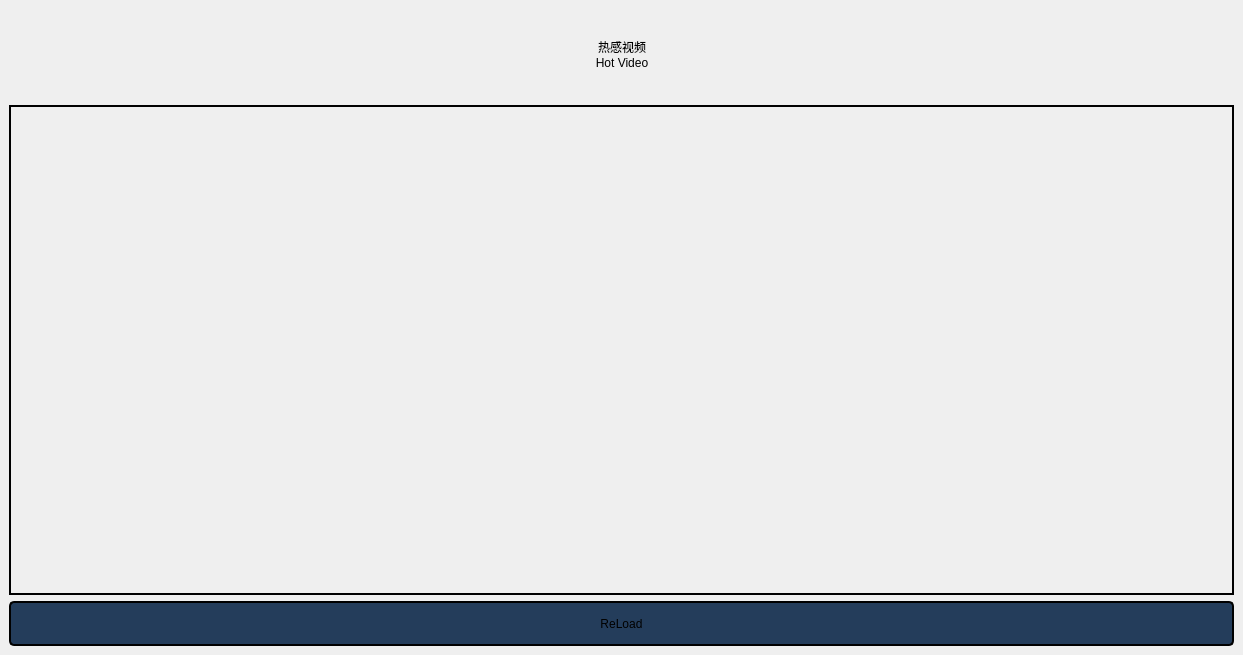
         <widget class="QWidget" name="HotVideoPage">
          <property name="styleSheet">
           <string notr="true">#HotVideoPage
{
background-color: rgb(14, 26, 50);
}</string>
          </property>
          <layout class="QVBoxLayout" name="verticalLayout_37">
           <property name="spacing">
            <number>0</number>
           </property>
           <property name="leftMargin">
            <number>0</number>
           </property>
           <property name="topMargin">
            <number>0</number>
           </property>
           <property name="rightMargin">
            <number>0</number>
           </property>
           <property name="bottomMargin">
            <number>0</number>
           </property>
           <item>
            <widget class="QWidget" name="FaultDetectWidget_2" native="true">
             <layout class="QVBoxLayout" name="verticalLayout_35">
              <item>
               <widget class="QWidget" name="TopWidget4_2" native="true">
                <property name="minimumSize">
                 <size>
                  <width>0</width>
                  <height>90</height>
                 </size>
                </property>
                <property name="maximumSize">
                 <size>
                  <width>16777215</width>
                  <height>90</height>
                 </size>
                </property>
                <layout class="QHBoxLayout" name="horizontalLayout_33">
                 <property name="spacing">
                  <number>5</number>
                 </property>
                 <property name="leftMargin">
                  <number>0</number>
                 </property>
                 <property name="topMargin">
                  <number>0</number>
                 </property>
                 <property name="rightMargin">
                  <number>0</number>
                 </property>
                 <property name="bottomMargin">
                  <number>0</number>
                 </property>
                 <item>
                  <spacer name="horizontalSpacer_11">
                   <property name="orientation">
                    <enum>Qt::Horizontal</enum>
                   </property>
                   <property name="sizeHint" stdset="0">
                    <size>
                     <width>463</width>
                     <height>20</height>
                    </size>
                   </property>
                  </spacer>
                 </item>
                 <item>
                  <widget class="QLabel" name="FaultDetectLabel_2">
                   <property name="minimumSize">
                    <size>
                     <width>300</width>
                     <height>90</height>
                    </size>
                   </property>
                   <property name="maximumSize">
                    <size>
                     <width>16777215</width>
                     <height>90</height>
                    </size>
                   </property>
                   <property name="text">
                    <string>热感视频
Hot Video</string>
                   </property>
                   <property name="alignment">
                    <set>Qt::AlignCenter</set>
                   </property>
                  </widget>
                 </item>
                 <item>
                  <spacer name="horizontalSpacer_13">
                   <property name="orientation">
                    <enum>Qt::Horizontal</enum>
                   </property>
                   <property name="sizeHint" stdset="0">
                    <size>
                     <width>462</width>
                     <height>20</height>
                    </size>
                   </property>
                  </spacer>
                 </item>
                </layout>
               </widget>
              </item>
              <item>
               <widget class="QWidget" name="widget_35" native="true">
                <property name="minimumSize">
                 <size>
                  <width>520</width>
                  <height>490</height>
                 </size>
                </property>
                <property name="styleSheet">
                 <string notr="true">border:1px solid;</string>
                </property>
                <layout class="QVBoxLayout" name="verticalLayout_36">
                 <property name="spacing">
                  <number>1</number>
                 </property>
                 <property name="leftMargin">
                  <number>1</number>
                 </property>
                 <property name="topMargin">
                  <number>1</number>
                 </property>
                 <property name="rightMargin">
                  <number>1</number>
                 </property>
                 <property name="bottomMargin">
                  <number>1</number>
                 </property>
                 <item>
                  <widget class="QFrame" name="Map_2">
                   <property name="frameShape">
                    <enum>QFrame::StyledPanel</enum>
                   </property>
                   <property name="frameShadow">
                    <enum>QFrame::Raised</enum>
                   </property>
                  </widget>
                 </item>
                </layout>
               </widget>
              </item>
              <item>
               <widget class="QPushButton" name="btn_Map2_ReLoad">
                <property name="minimumSize">
                 <size>
                  <width>0</width>
                  <height>45</height>
                 </size>
                </property>
                <property name="styleSheet">
                 <string notr="true">QPushButton
{
border:2px solid;
background-color: rgb(36, 61, 91);
	font: 14pt &quot;楷体&quot;;
border-radius:5px;
}
QPushButton:hover
{
border:1px solid;
background-color: rgb(202, 221, 245);
border-radius:5px;
}</string>
                </property>
                <property name="text">
                 <string>ReLoad</string>
                </property>
               </widget>
              </item>
             </layout>
            </widget>
           </item>
          </layout>
         </widget>
